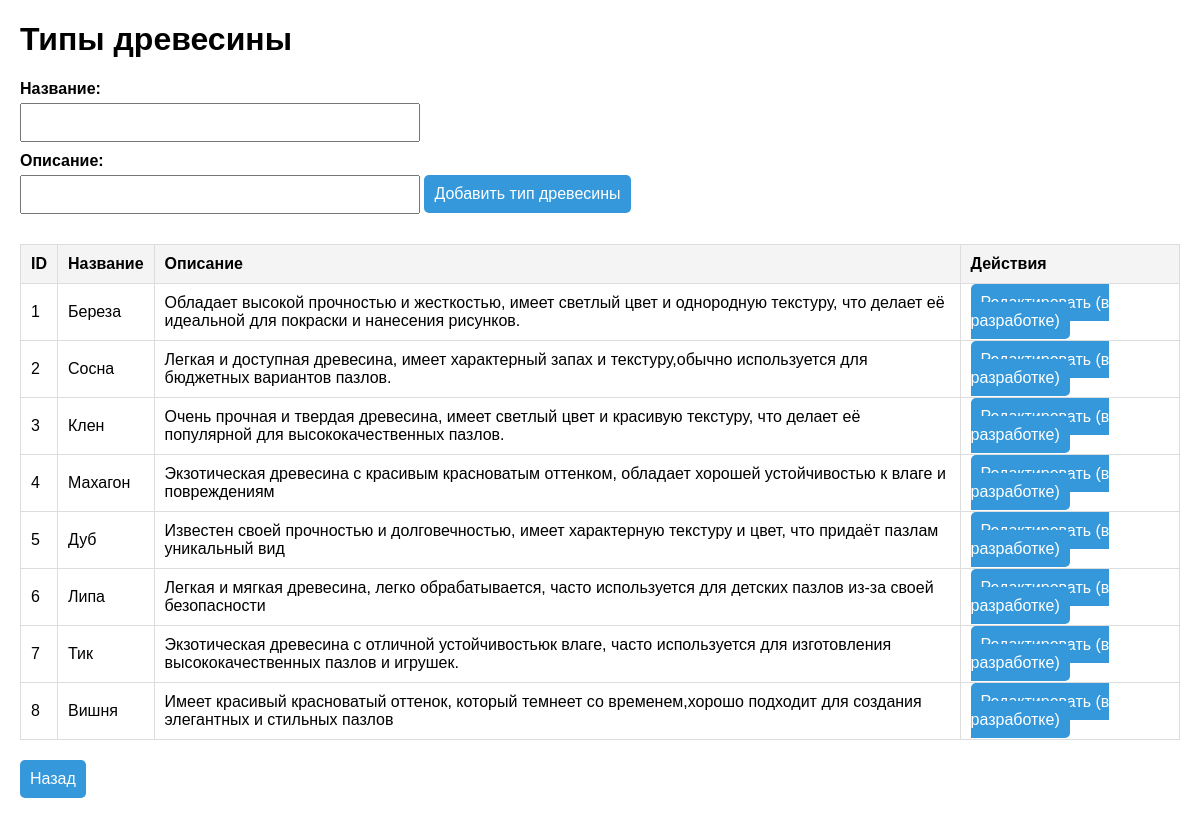
The page /wood_types_page on the database its author committed.
### app.py (models this page shows)
class WoodType(Base):
    __tablename__ = 'wood_types'
    id = Column(Integer, primary_key=True)
    name = Column(String, nullable=False)
    description = Column(String, nullable=True)

### app.py (the view, shortened to what this page needs)
@app.route('/wood_types_page', methods=['GET', 'POST'])
def wood_types_page():
    wood_types = session.query(WoodType).all()
    return render_template('wood_types.html', wood_types=wood_types)

### templates/wood_types.html (shortened to what this page needs)
<!DOCTYPE html>
<html lang="en">
<head>
</head>
<body>
    <h1>Типы древесины</h1>
    <form method="POST" action="/add_wood_type">
        <label for="name">Название:</label>
        <input type="text" id="name" name="name" required>
        <label for="description">Описание:</label>
        <input type="text" id="description" name="description">
        <button type="submit">Добавить тип древесины</button>
    </form>
    <table>
        <thead>
            <tr>
                <th>ID</th>
                <th>Название</th>
                <th>Описание</th>
                <th>Действия</th>
            </tr>
        </thead>
        <tbody>
            {% for wood_type in wood_types %}
            <tr>
                <td>{{ wood_type.id }}</td>
                <td>{{ wood_type.name }}</td>
                <td>{{ wood_type.description or 'Нет описания' }}</td>
                <td>
                    <a href="#">Редактировать (в разработке)</a>
                </td>
            </tr>
            {% endfor %}
        </tbody>
    </table>
    <a href="/" style="margin-top: 20px; display: inline-block;">Назад</a>
</body>
</html>

### templates/wood_types.html (style rules this page uses)
body { font-family: Arial, sans-serif; margin: 20px; }
table { width: 100%; border-collapse: collapse; margin-top: 20px; }
th, td { border: 1px solid #ddd; padding: 10px; text-align: left; }
th { background-color: #f4f4f4; }
button, a { padding: 10px; font-size: 16px; color: white; background-color: #3498db; text-decoration: none; border: none; border-radius: 5px; cursor: pointer; }
form { margin-top: 20px; }
label { display: block; margin-bottom: 5px; font-weight: bold; }
input { padding: 10px; margin-bottom: 10px; width: 100%; max-width: 400px; box-sizing: border-box; }

### rows shown on the page
WoodType: id "1", name "Береза", description "Обладает высокой прочностью и жесткостью, имеет светлый цвет и однородную текстуру, что делает её идеальной для покраски и нанесения рисунков."
WoodType: id "2", name "Сосна", description "Легкая и доступная древесина, имеет характерный запах и текстуру,обычно используется для бюджетных вариантов пазлов."
WoodType: id "3", name "Клен", description "Очень прочная и твердая древесина, имеет светлый цвет и красивую текстуру, что делает её популярной для высококачественных пазлов."
WoodType: id "4", name "Махагон", description "Экзотическая древесина с красивым красноватым оттенком, обладает хорошей устойчивостью к влаге и повреждениям"
WoodType: id "5", name "Дуб", description "Известен своей прочностью и долговечностью, имеет характерную текстуру и цвет, что придаёт пазлам уникальный вид"
WoodType: id "6", name "Липа", description "Легкая и мягкая древесина, легко обрабатывается, часто используется для детских пазлов из-за своей безопасности"
WoodType: id "7", name "Тик", description "Экзотическая древесина с отличной устойчивостьюк влаге, часто используется для изготовления высококачественных пазлов и игрушек."
WoodType: id "8", name "Вишня", description "Имеет красивый красноватый оттенок, который темнеет со временем,хорошо подходит для создания элегантных и стильных пазлов"
